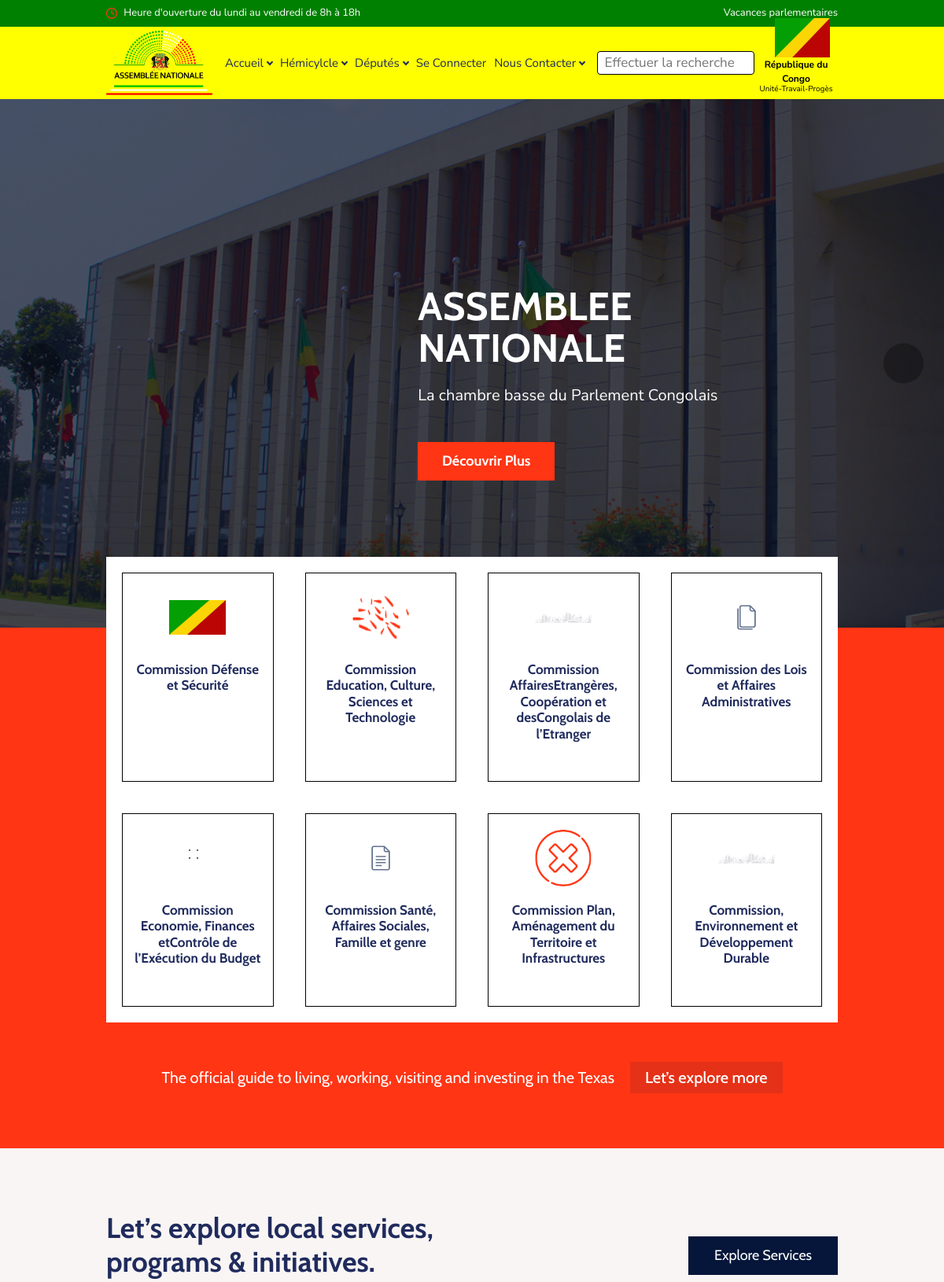
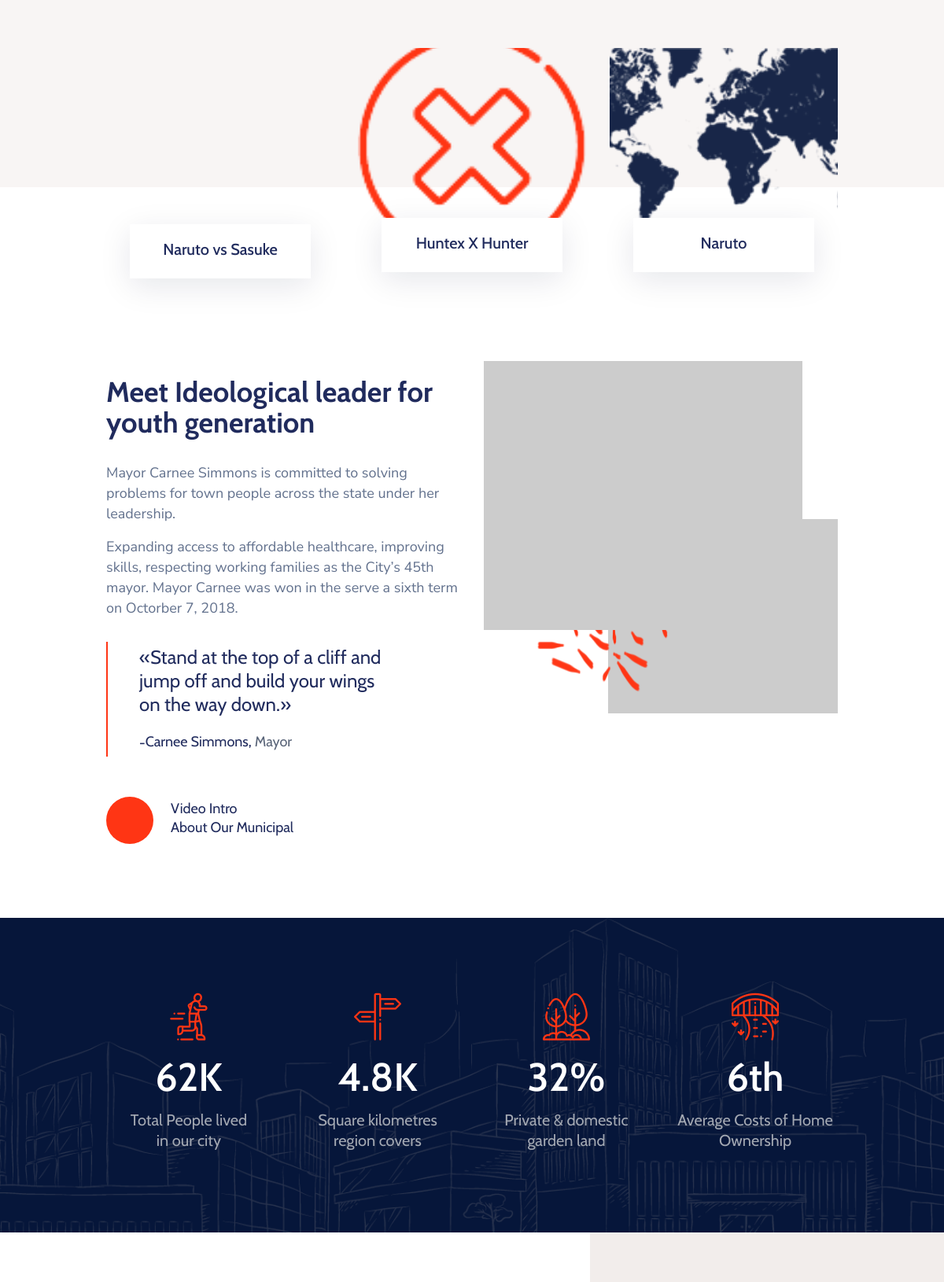
The page / (upper part) on the database its author committed (2 pictures, top to bottom).
### web/models.py (models this page shows, shortened)
class Categorie(models.Model):
    nom = models.CharField(max_length=255, blank=False, verbose_name="Nom de la categorie",null=False)
    icone = models.FileField(upload_to="commissions/icones/", blank=True, null=True, verbose_name="Icone de la categorie")

class Actualite(models.Model):
    titre = models.CharField(max_length=255, blank=False, verbose_name="Titre de l'actualite")
    created_at = models.DateTimeField(auto_now=True)
    updated_at = models.DateTimeField(auto_now=True)

class ActualiteVideo(Actualite):
    lien = models.CharField(max_length=255, blank=False, verbose_name="Lien de la video", null=False)

class Actualite(models.Model):
    titre = models.CharField(max_length=255, blank=False, verbose_name="Titre de l'actualite")
    created_at = models.DateTimeField(auto_now=True)
    updated_at = models.DateTimeField(auto_now=True)

class ImageAssociee(models.Model):
    source = models.ImageField(upload_to="actualites/images/", null=True, blank=True)
    actualiteImage = models.ForeignKey(ActualiteImage, on_delete=models.CASCADE)

### web/views.py (the view)
# urls.py: path('', views.index, name="index"),
def index(request):
    categories = Categorie.objects.all()
    actualiteVideo = ActualiteVideo.objects.order_by("-created_at").first()
    actualiteImage1 = ActualiteImage.objects.order_by("-created_at").first()
    actualiteImage2 = ActualiteImage.objects.order_by("-created_at").all()[1]
    image1 , image2 = actualiteImage1.imageassociee_set.all()[0], actualiteImage2.imageassociee_set.all()[0]
    context = {
        'categories': categories,
        'actualiteVideo': actualiteVideo,
        'actualiteImage1': actualiteImage1,
        'actualiteImage2': actualiteImage2,
        'image1':image1,
        'image2':image2,
    }
    return render(request, 'web/index.html', context)

### web/templates/web/index.html (shortened to what this page needs)
{% extends 'web/base.html' %}
{% load static %}
{% block content %}
<main>
    <div class="introBlock ibSlider">
        <div>
            <article class="d-flex w-100 position-relative ibColumn text-white overflow-hidden">
                <div class="alignHolder d-flex align-items-center w-100">
                    <div class="align w-100 pt-20 pb-20 pt-md-40 pb-md-30 px-md-17">
                        <div class="container position-relative">
                            <div class="row" style="display: flex; justify-content: flex-end;margin-right: -640px;">
                                <div class="col-12 col-md-9 col-xl-7 fzMedium">
                                    <h1 class="text-white mb-4 h1Large">ASSEMBLEE <br /> NATIONALE</h1>
                                    <p>La chambre basse du Parlement Congolais</p>
                                    <a href="eventsList.html" class="btn btnTheme font-weight-bold btnMinSm text-capitalize position-relative border-0 p-0 mt-6" data-hover="Découvrir plus">
                                        <span class="d-block btnText">Découvrir plus</span>
                                    </a>
                                </div>
                            </div>
                        </div>
                    </div>
                </div>
                <span class="ibBgImage position-absolute" style="background-image: url(/static/web/images/slide_1.jpg);background-size: cover;"></span>
            </article>
        </div>
    </div>
    <aside class="featuresAsideBlock position-relative text-white" style="background-color: transparent;">
        <div class="container">
            <div class="flatpWrap position-relative mt-n8 mt-md-n18">
                <ul class="list-unstyled fabFeaturesList mb-0 d-flex overflow-hidden flex-wrap" style="background-color: transparent;">
                    {% for categorie in categories %}
                        <li style="border: 1px solid black;margin-top: 30px;margin: 20px;">
                            <a href="{% url 'web:articles' categorie.pk %}" class="fflColumn d-block w-100 text-center px-2 pt-4 pb-10">
                                <span class="icnWrap d-flex align-items-center justify-content-center mx-auto mb-4 rounded-circle">
                                    <img src={{categorie.icone.url}} />
                                </span>
                                <h2 class="mb-0">
                                    {{categorie.nom}}
                                </h2>
                            </a>
                        </li>
                    {% endfor %}
                </ul>
            </div>
        </div>
        <div class="fabBtNoteTextWrap text-center fontAlter fzMedium pt-6 pt-md-10 pb-6 pb-md-10 pb-lg-14">
            <div class="container">
                <div class="d-lg-flex justify-content-center align-items-center">
                    <p class="mb-lg-0">The official guide to living, working, visiting and investing in the Texas</p>
                    <a href="javascript:void(0);" class="btn btn-dark btnSwitchDark fwMedium position-relative border-0 p-0 btnCustomSmall mt-md-1 mt-lg-0 ml-lg-4" data-hover="Let’s explore more"><span class="d-block btnText fwMedium">Let’s explore more</span></a>
                </div>
            </div>
        </div>
    </aside>
    <section class="exploreServicesBlock position-relative pt-7 pt-md-12 pt-lg-16 pt-xl-20 pb-0 pb-md-4 pb-lg-8 pb-xl-12">
        <div class="container">
            <header class="headingHead mb-7 md-md-9 mb-lg-13">
                <div class="row align-items-end">
                    <div class="col-12 col-sm-7 col-xl-5">
                        <h2 class="mb-0">Let’s explore local services, programs &amp; initiatives.</h2>
                    </div>
                    <div class="col-12 col-sm-5 col-xl-7 d-sm-flex justify-content-sm-end">
                        <a href="services.html" class="btn btn-dark text-capitalize position-relative border-0 p-0 mt-4 mt-sm-0 mb-sm-1 minWidthMedium" data-hover="Explore Services">
                            <span class="d-block btnText">Explore Services</span>
                        </a>
                    </div>
                </div>
            </header>
            <div class="row justify-content-center">
                <div class="col-12 col-md-6 col-lg-4">
                    <article class="esColumn position-relative text-center mb-13">
                        <iframe width="405" height="250" src="{{actualiteVideo.lien}}" title="YouTube video player" frameborder="0" allow="accelerometer; autoplay; clipboard-write; encrypted-media; gyroscope; picture-in-picture; web-share" allowfullscreen></iframe>
                        <div class="escCaption bg-white shadow position-absolute pt-4 px-2 pb-5">
                            <h3 class="fwMedium mb-0">{{actualiteVideo.titre}}</h3>
                        </div>
                    </article>
                </div>
                <div class="col-12 col-md-6 col-lg-4">
                    <article class="esColumn position-relative text-center mb-13">
                        <span class="imgHolder d-block w-100 bgCover" style="background-image: url('{{image1.source.url}}');"></span>
                        <div class="escCaption bg-white shadow position-absolute pt-4 px-2 pb-5">
                            <h3 class="fwMedium mb-0">{{actualiteImage1.titre}}</h3>
                        </div>
                    </article>
                </div>
                <div class="col-12 col-md-6 col-lg-4">
                    <article class="esColumn position-relative text-center mb-13">
                        <span class="imgHolder d-block w-100 bgCover" style="background-image: url('{{image2.source.url}}');"></span>
                        <div class="escCaption bg-white shadow position-absolute pt-4 px-2 pb-5">
                            <h3 class="fwMedium mb-0">{{actualiteImage2.titre}}</h3>
                        </div>
                    </article>
                </div>
            </div>
        </div>
    </section>
    <article class="aboutMayorBlock pt-md-7 pt-xl-11 pb-7 pb-md-13 pb-lg-20 pb-xl-28">
        <div class="container">
            <div class="row">
                <div class="col-12 col-md-6 pt-4">
                    <h2 class="lh44 mb-6">Meet Ideological leader for youth generation</h2>
                    <p>Mayor Carnee Simmons is committed to solving problems for town people across the state under her leadership.</p>
                    <p>Expanding access to affordable healthcare, improving skills, respecting working families as the City’s 45th mayor. Mayor Carnee was won in the serve a sixth term on Octorber 7, 2018.</p>
                    <blockquote class="meetQuote fontAlter text-lDark mt-6 py-1 pl-4 pl-lg-8 pr-md-12 pr-lg-20 pr-xl-28">
                        <q class="d-block mb-4">Stand at the top of a cliff and jump off and build your wings on the way down.</q>
                        <cite class="d-block fsNormal">Carnee Simmons, <span class="fontBase ctSubtitleText">Mayor</span></cite>
                    </blockquote>
                    <a href="https://www.youtube.com/watch?v=_sI_Ps7JSEk" class="btnPlayLink fontAlter position-relative d-inline-block align-top mt-4 mt-lg-7 lightbox" data-fancybox="true">
                        <i class="icnPlay d-flex align-items-center justify-content-center position-absolute fas fa-play rounded-circle"><span class="sr-only">icon</span></i>
                        <div class="bplTextWrap">
                            <em class="d-block fsNormal">
                                <span class="d-block">Video Intro</span>
                                <span class="d-block">About Our Municipal</span>
                            </em>
                        </div>
                    </a>
                </div>
                <div class="col-12 col-md-6">
                    <div class="imgTwoImageHolder position-relative mt-7 mt-md-0 mb-20 mb-md-0">
                        <span class="img img1 position-relative d-block">
                            <img src="http://placehold.it/545x460" class="img-fluid" alt="image description">
                        </span>
                        <span class="img img2 d-block position-absolute">
                        </span>
                        <span class="itihBgPattern position-absolute">
                            <img src="images/bgPattern1.png" class="img-fluid" alt="pattern">
                        </span>
                    </div>
                </div>
            </div>
        </div>
    </article>
    <aside class="counterftAsideBlock position-relative text-center text-white d-flex bg-dark">
        <div class="alignHolder d-flex align-items-center w-100 position-relative">
            <div class="align w-100 pt-9 pb-5">
                <div class="container">
                    <ul class="list-unstyled cfbFeatList d-flex flex-wrap mb-0 justify-content-center">
                        <li>
                            <span class="icnWrap d-flex align-items-center justify-content-center w-100 mb-4">
                                <i class="icomoon-ico7"><span class="sr-only">icon</span></i>
                            </span>
                            <h3 class="fwSemiBold text-white textCount mb-3"><span class="dataCount">62</span>K</h3>
                            <h4 class="subtitle mb-0 font-weight-normal">Total People lived <br>in our city</h4>
                        </li>
                        <li>
                            <span class="icnWrap d-flex align-items-center justify-content-center w-100 mb-4">
                                <i class="icomoon-ico8"><span class="sr-only">icon</span></i>
                            </span>
                            <h3 class="fwSemiBold text-white textCount mb-3"><span class="dataCount">4.8</span>K</h3>
                            <h4 class="subtitle mb-0 font-weight-normal">Square kilometres <br>region covers</h4>
                        </li>
                        <li>
                            <span class="icnWrap d-flex align-items-center justify-content-center w-100 mb-4">
                                <i class="icomoon-ico9"><span class="sr-only">icon</span></i>
                            </span>
                            <h3 class="fwSemiBold text-white textCount mb-3"><span class="dataCount">32</span>%</h3>
                            <h4 class="subtitle mb-0 font-weight-normal">Private &amp; domestic <br>garden land</h4>
                        </li>
                        <li>
                            <span class="icnWrap d-flex align-items-center justify-content-center w-100 mb-4">
                                <i class="icomoon-ico10"><span class="sr-only">icon</span></i>
                            </span>
                            <h3 class="fwSemiBold text-white textCount mb-3"><span class="dataCount">6</span>th</h3>
                            <h4 class="subtitle mb-0 font-weight-normal">Average Costs of Home <br>Ownership</h4>
                        </li>
                    </ul>
                </div>
            </div>
        </div>
        <span class="cfbBgWrap bgCover position-absolute h-100 w-100 inaccessible" style="background-image: url(images/bg01.png);"></span>
    </aside>
    <section class="upcomeventsBlock position-relative pt-7 pb-3 pt-md-9 pb-md-6 pt-lg-14 pb-lg-11 pt-xl-20 pb-xl-16">
    </section>
</main>
{% endblock content %}

### rows shown on the page
Categorie: icone (picture), nom "Commission Défense et Sécurité"
Categorie: icone (picture), nom "Commission Education, Culture, Sciences et Technologie"
Categorie: icone (picture), nom "Commission AffairesEtrangères, Coopération et desCongolais de l’Etranger"
Categorie: icone (picture), nom "Commission des Lois et Affaires Administratives"
Categorie: icone (picture), nom "Commission Economie, Finances etContrôle de l’Exécution du Budget"
Categorie: icone (picture), nom "Commission Santé, Affaires Sociales, Famille et genre"
Categorie: icone (picture), nom "Commission Plan, Aménagement du Territoire et Infrastructures"
Categorie: icone (picture), nom "Commission, Environnement et Développement Durable"
Actualite: titre "Naruto vs Sasuke"
ImageAssociee: source (picture)
Actualite: titre "Huntex X Hunter"
ImageAssociee: source (picture)
Actualite: titre "Naruto"
